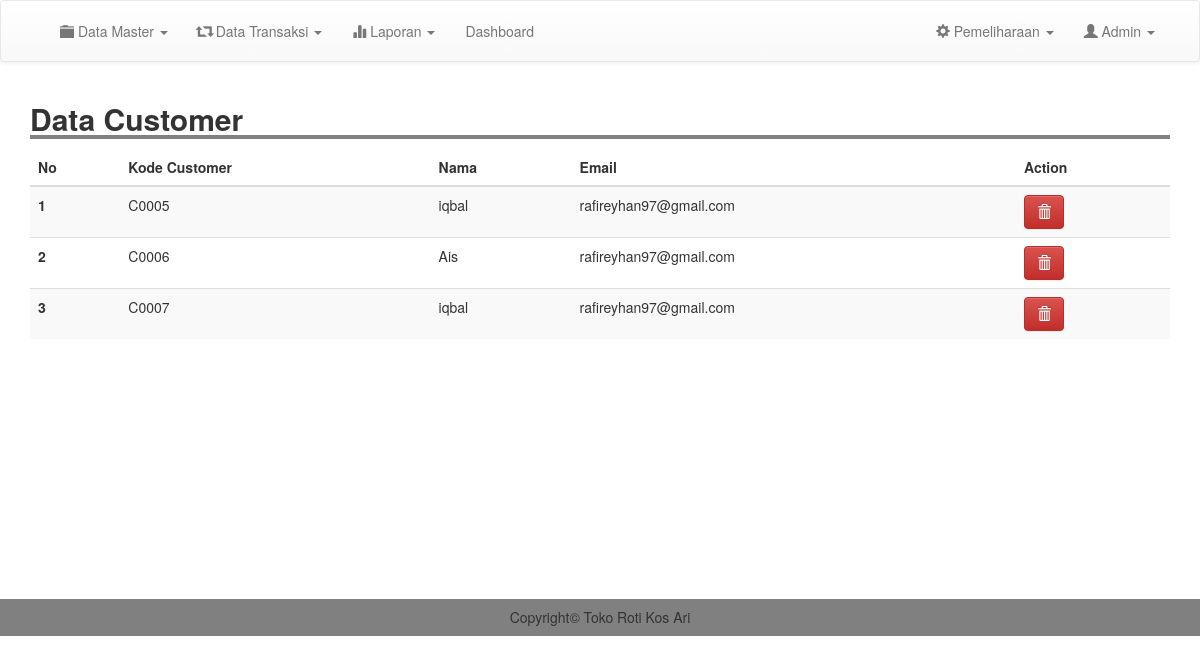
The app's page /admin/m_customer.php (signed in) with its own data.
### tables this page shows
CREATE TABLE `customer` (
  `kode_customer` varchar(100) NOT NULL,
  `nama` varchar(100) NOT NULL,
  `email` varchar(100) NOT NULL,
  `username` varchar(100) NOT NULL,
  `password` varchar(100) NOT NULL,
  `telp` varchar(200) NOT NULL
);

### admin/m_customer.php (the view, shortened to what this page needs)
<?php
include 'header.php';
?>
<div class="container">
	<h2 style=" width: 100%; border-bottom: 4px solid gray"><b>Data Customer</b></h2>
	<table class="table table-striped">
		<thead>
			<tr>
				<th scope="col">No</th>
				<th scope="col">Kode Customer</th>
				<th scope="col">Nama</th>
				<th scope="col">Email</th>
				<th scope="col">Action</th>
			</tr>
		</thead>
		<tbody>
			<?php
			$result = mysqli_query($conn, "SELECT * FROM customer order by kode_customer asc");
			$no =1;
			while ($row = mysqli_fetch_assoc($result)) {
				?>
				<tr>
					<th scope="row"><?php echo $no; ?></th>
					<td><?= $row['kode_customer'];  ?></td>
					<td><?= $row['nama'];  ?></td>
					<td><?= $row['email'];  ?></td>
					<td><a href="m_customer.php?kode=<?php echo $row['kode_customer'];?>&page=del" class="btn btn-danger" onclick="return confirm('Yakin Ingin Menghapus Data ?')"><i class="glyphicon glyphicon-trash"></i> </a></td>
				</tr>
				<?php
				$no++;
			}
			?>
		</tbody>
	</table>
</div>
<br>
<br>
<br>
<br>
<br>
<br>
<br>
<br>
<br>
<br>
<br>
<br>
<?php
include 'footer.php';
?>

### css/style.css (style rules this page uses)
body { margin:0; padding: 0; }

### records on screen
customer: kode_customer "C0005", nama "iqbal", email "rafireyhan97@gmail.com"
customer: kode_customer "C0006", nama "Ais", email "rafireyhan97@gmail.com"
customer: kode_customer "C0007", nama "iqbal", email "rafireyhan97@gmail.com"
